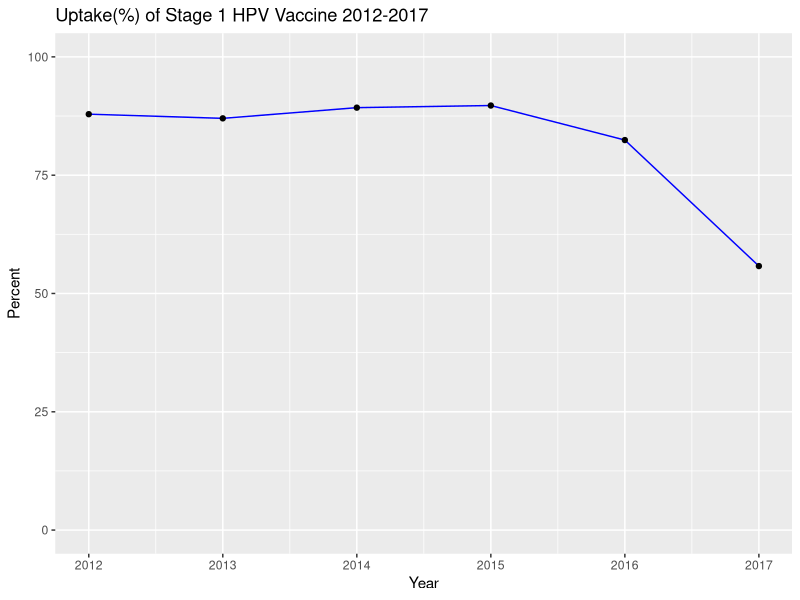
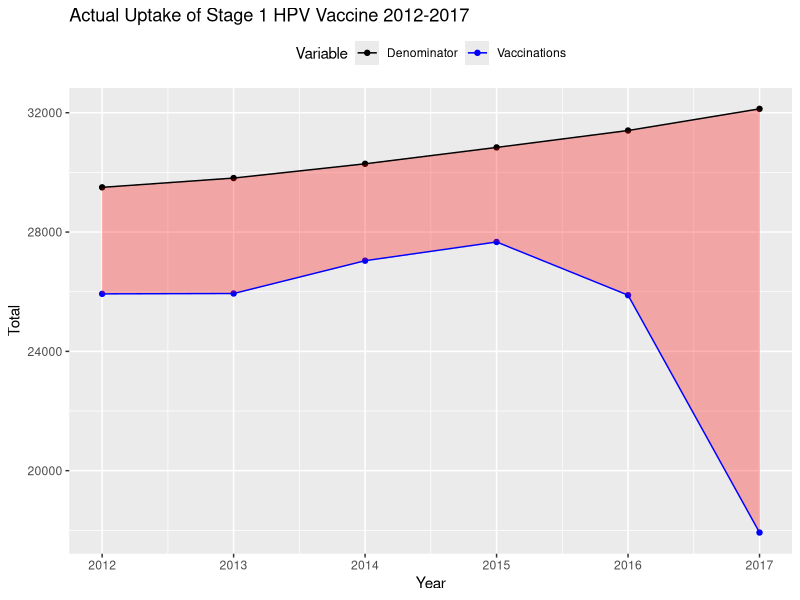

The R source for these figures, in order:
library(readr)
library(ggplot2)
library(tidyr)
library(dplyr)

d <- read_csv("data/public health/hpv_irl/HPV Ireland Summary Data.csv")
d$VMax <-  apply(d[,2:3],1,max)
d$VMin <-  apply(d[,2:3],1,min)
d$Percent <- round(100*d$Vaccinations/d$Denominator,2)

d <- select(d, Year, VMin, VMax, everything())

td <- gather(d,key = Variable,value = Total, 4:5) %>% arrange(Year)


ggplot(d,aes(x=Year,y=Percent))+geom_line(colour="blue")+geom_point(colour="black")+
  coord_cartesian(ylim=c(0,100))+
  ggtitle("Uptake(%) of Stage 1 HPV Vaccine 2012-2017")


ggplot(td) + 
  geom_point(aes(x=Year, y=Total, colour=Variable)) +
  geom_ribbon(aes(x=Year, ymin=VMin, ymax=VMax), fill="red", alpha=.3) +
  geom_line(aes(x=Year, y=Total, colour=Variable))+
  scale_color_manual(values=c("black", "blue"))+
  theme(legend.position="top")+
  ggtitle("Actual Uptake of Stage 1 HPV Vaccine 2012-2017")
